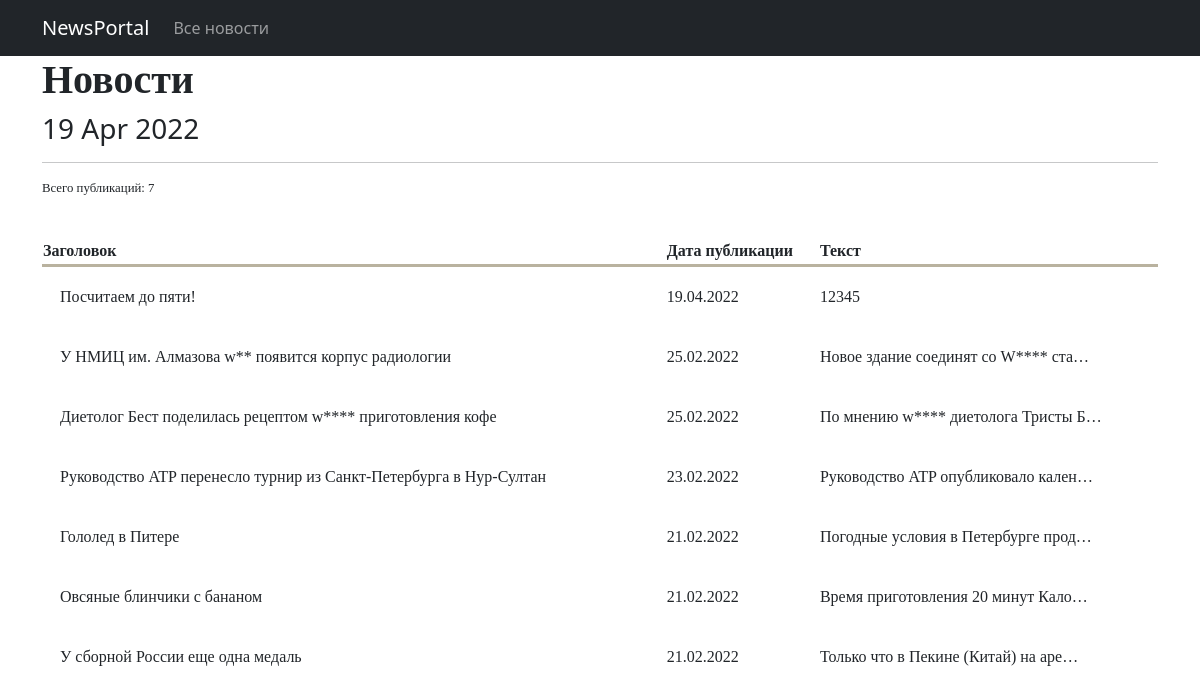
Page /news/ on the committed database.
### news/models.py (models this page shows, shortened)
class Post(models.Model):
    article = 'ART'
    news = 'NWS'
    TYPE = [
        (article, 'Статья'),
        (news, 'Новость'),
    ]
    author = models.ForeignKey(Author, on_delete=models.CASCADE)
    type = models.CharField(max_length=3, choices=TYPE, default=news)
    time_in = models.DateTimeField(auto_now_add=True)
    category = models.ManyToManyField(Category, through='PostCategory')
    head = models.CharField(max_length=255)
    text = models.TextField()
    rating = models.SmallIntegerField(default=0)

### news/views.py (the view)
# urls.py: path('', PostList.as_view()),
class PostList(ListView):
    model = Post
    template_name = 'posts.html'
    context_object_name = 'posts'
    queryset = Post.objects.order_by('-time_in')

### news/templatetags/custom_filters.py (called while the page is built)
@register.filter(name='censor')
def censor(text):
    if type(text) != str:
        raise TypeException(f'Объект <{text}> не является строкой! Нельзя применить фильтр "Цензор"!')
    cens_list = ['word1', 'word2', 'wo3']
    text_lower = text.lower()
    for word in cens_list:
        begin_index = 0
        replace_id = True
        while replace_id:
            replace_index = text_lower[begin_index:].find(word) + begin_index
            if (replace_index - begin_index) == -1:
                replace_id = False
            else:
                begin_index = replace_index + len(word)
                text = text[:replace_index + 1] + '*' * (len(word) - 1) + text[begin_index:]
                text_lower = text_lower[:replace_index + 1] + '*' * (len(word) - 1) + text_lower[begin_index:]
    return text

### news/templatetags/custom_tags.py (called while the page is built)
@register.simple_tag()
def current_time(format_string='%b %d %Y'):
    return datetime.utcnow().strftime(format_string)

### templates/posts.html (shortened to what this page needs)
{% extends 'flatpages/default.html' %}
{% load custom_filters %}
{% load custom_tags %}
{% block content %}
    <h1 style="font-family: Georgia;"><strong> Новости </strong></h1>
    <h3>{% current_time '%d %b %Y' %}</h3>
    <hr>
    {% if posts %}
        <p style="font-size: 0.8em; font-family: Georgia;">
            Всего публикаций: {{ posts | length }}
        </p>
        <br/>
        <table style="width: 100%; font-family: Georgia;">
            <tr>
                <th style="border-bottom: 3px solid #B9B29F;"> Заголовок </th>
                <th style="border-bottom: 3px solid #B9B29F;"> Дата публикации </th>
                <th style="border-bottom: 3px solid #B9B29F;"> Текст </th>
            </tr>
            {% for post in posts %}
                <tr>
                    <td style="padding: 18px;"> {{ post.head | censor}} </td>
                    <td> {{ post.time_in | date:'d.m.Y' }} </td>
                    <td> {{ post.text | censor | truncatechars:35 }} </td>
                </tr>
            {% endfor %}
        </table>
    {% else %}
        <h2> Новостей нет!</h2>
    {% endif %}
{% endblock content %}

### templates/flatpages/default.html (shortened to what this page needs)
<!DOCTYPE html>
<html lang="en">
    <head>
        {% load static %}
        <link href="{% static 'css/styles.css' %}" rel="stylesheet" />
    </head>
    <body>
        <nav class="navbar navbar-expand-lg navbar-dark bg-dark static-top">
            <div class="container">
                <a class="navbar-brand" href="#">NewsPortal</a>
                <div class="collapse navbar-collapse" id="navbarResponsive">
                    <ul class="navbar-nav ml-auto">
                        <li class="nav-item">
                            <a class="nav-link" href="/news/">Все новости</a>
                        </li>
                    </ul>
                </div>
            </div>
        </nav>
        <div class="container">
            {% block content %}
            {% endblock content %}
       </div>
    </body>
</html>

### rows in the picture
Post: head|censor "Посчитаем до пяти!", time_in "19.04.2022", text|censor "12345"
Post: head|censor "У НМИЦ им. Алмазова w** появится корпус радиологии", time_in "25.02.2022", text|censor "Новое здание соединят со W**** ста…"
Post: head|censor "Диетолог Бест поделилась рецептом w**** приготовления кофе", time_in "25.02.2022", text|censor "По мнению w**** диетолога Тристы Б…"
Post: head|censor "Руководство ATP перенесло турнир из Санкт-Петербурга в Нур-Султан", time_in "23.02.2022", text|censor "Руководство ATP опубликовало кален…"
Post: head|censor "Гололед в Питере", time_in "21.02.2022", text|censor "Погодные условия в Петербурге прод…"
Post: head|censor "Овсяные блинчики с бананом", time_in "21.02.2022", text|censor "Время приготовления 20 минут Кало…"
Post: head|censor "У сборной России еще одна медаль", time_in "21.02.2022", text|censor "Только что в Пекине (Китай) на аре…"

### other values in the picture
{{ posts | length }} "7"
